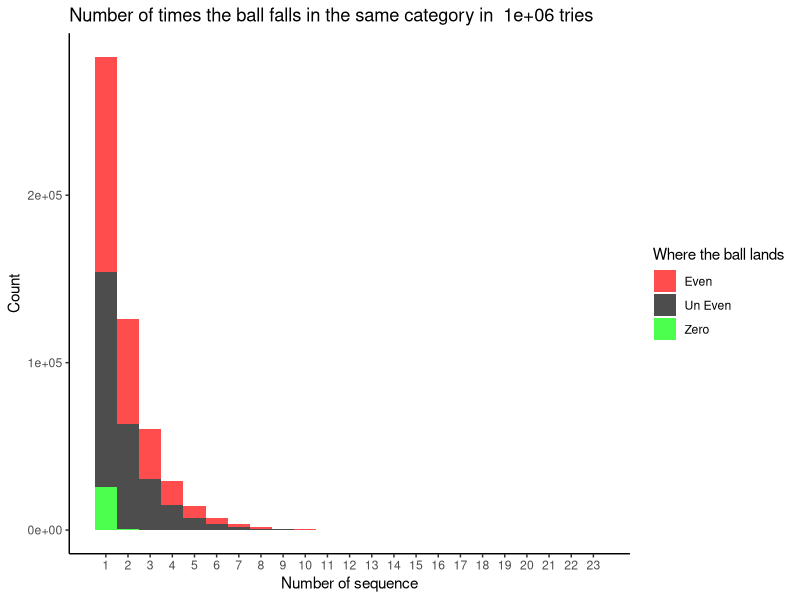
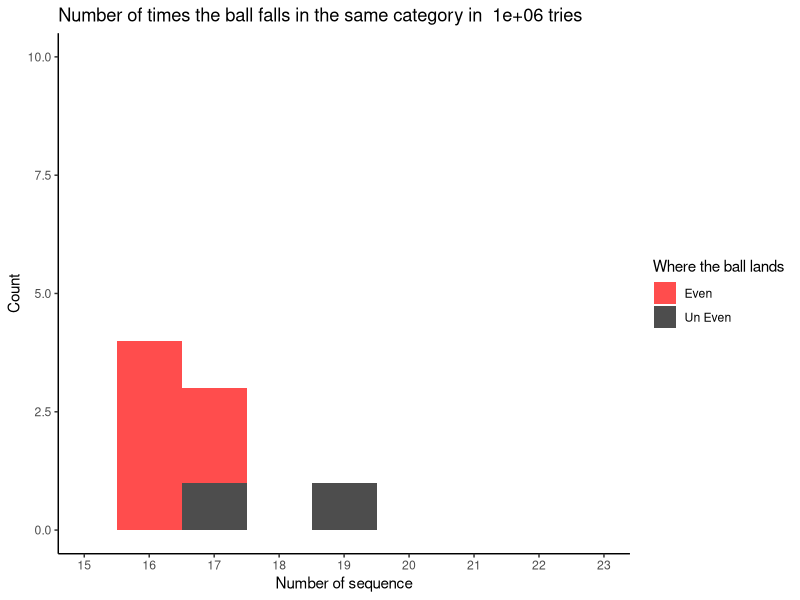

Source code (R) for these figures, in order: (Note: this script raises an error after producing the figures.)
## ---- chunk 1
library(tidyverse)
## ---- chunk 2

Roulette <- function(N_spins, cutoff_plot, seed){
  set.seed(seed)
  result <- c()
  
  for (i in 1:N_spins){
     number <- sample(seq(0,36,1), 1)
    if ((number %% 2) == 0){
      if (number == 0) {
        result[i] = "Zero"
          }
      else{
        result[i] = "Even"
      }
    }
    else{
      result[i] = "Un Even"
    }
  }
  
  X <- rle(result)
  X2 <- data_frame(
    N <- X$lengths,
    V <- X$values
  ) 
  colnames(X2) <- c("N", "V")
  
  P1 <- ggplot(X2, aes(x = N, fill = V)) +
    geom_histogram(binwidth = 1, alpha = 0.7) +
    scale_fill_manual(values=c("red", "black", "green")) +
    scale_x_continuous(breaks= seq(1, max(X2$N), 1)) +
    labs(title = paste("Number of times the ball falls in the same category in ",N_spins, "tries"), x = "Number of sequence", y = "Count", fill = "Where the ball lands") +
    theme_classic() 

  P2 <- ggplot(X2, aes(x = N, fill = V)) +
    geom_histogram(binwidth = 1, alpha = 0.7) +
    scale_fill_manual(values=c("red", "black", "green")) +
    scale_x_continuous(breaks= seq(1, max(X2$N), 1),
                                  limits = c(cutoff_plot, max(X2$N))) +
    labs(title = paste("Number of times the ball falls in the same category in ",N_spins, "tries"), x = "Number of sequence", y = "Count", fill = "Where the ball lands") +
    theme_classic() 
  
  return(list(P1, P2))
}

Roulette(1000000, 15, 100)
## ---- chunk 3
dice <- seq(1,6,1)
N_dice <- 5
N <- 100


Yazhee <- function(dice, N_dice,N, seed){
  set.seed(seed)
  result <- c()
      Trow_1 <- sample(dice, N_dice, replace = TRUE)
      Trow_1_count <- as.data.frame(table(Trow_1))
      Trow_2 <- c(sample(dice, (N_dice-Trow_1_count$Freq[1]), replace = TRUE),rep(as.numeric(as.character(Trow_1_count$Trow_1[1])),Trow_1_count$Freq[1]))
      Trow_2_count <- as.data.frame(table(Trow_2))
      Trow_3 <-c(sample(dice, (N_dice-Trow_2_count$Freq[1]), replace = TRUE),rep(as.numeric(as.character(Trow_2_count$Trow_1))[1],Trow_2_count$Freq[1]))
      #Trow_3_count <- as.data.frame(table(Trow_3))
      #result[i] <- Trow_3_count$Freq[1]
  return(list(T1 = Trow_1, T1c = Trow_1_count, T2 = Trow_2, T2c = Trow_2_count, T3 = Trow_3))
}


Yazhee(dice, N_dice,N, 124)
## ---- chunk 4
Yazhee2 <- function(dice, N_dice,N, seed){
  set.seed(seed) # set seed
  
  # empty var
  trow <- matrix(nrow = N, ncol = N_dice)
  
  for (i in 1:N){
    trow[i,] <- sample(dice, N_dice, replace = TRUE)
  }

  return(table(trow[i,]))
}

X <- Yazhee2(dice, N_dice,N, 126)

sort(as.data.frame(X), decreasing = T)
